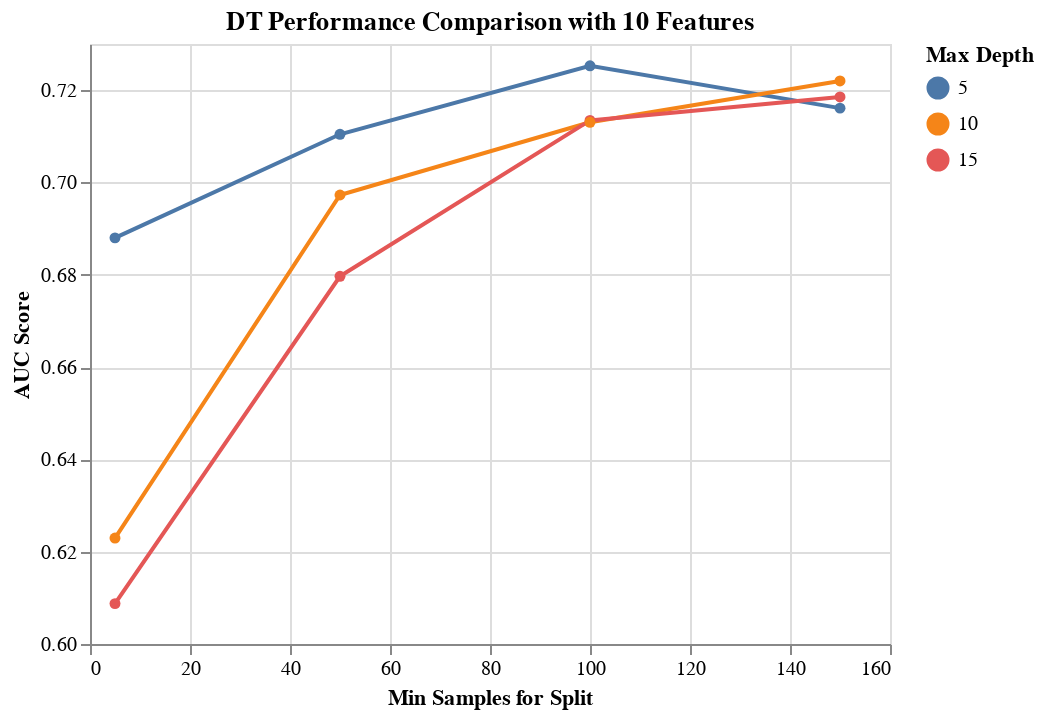

Notebook code cell kept with this figure:
### Markdown cell above
Deicision Tree classifier after Cross validation with AUC scoring metric gives the best score of 0.718 which is better than KNN but does not beat NB classifier accuracy. We will continue to check for more classifiers. Visulaization of DT classifier is shown below.

### Code cell
results_DT = get_search_results(gs_pipe_DT)

results_DT_10_features = results_DT[results_DT['rfi_fs__n_features_'] == 10.0]

alt.Chart(results_DT_10_features, 
          title='DT Performance Comparison with 10 Features'
         ).mark_line(point=True).encode(
    alt.X('dt__min_samples_split', title='Min Samples for Split'),
    alt.Y('mean_score', title='AUC Score', scale=alt.Scale(zero=False)),
    alt.Color('dt__max_depth:N', title='Max Depth')
)

### Figure 1 — Vega-Lite specification as saved in the notebook (floating-point values rounded to 4 significant figures)
{"config": {"view": {"continuousWidth": 400, "continuousHeight": 300}}, "data": {"name": "data-391800ca9400aa6a038f253bcc9d5145"}, "mark": {"type": "line", "point": true}, "encoding": {"color": {"type": "nominal", "field": "dt__max_depth", "title": "Max Depth"}, "x": {"type": "quantitative", "field": "dt__min_samples_split", "title": "Min Samples for Split"}, "y": {"type": "quantitative", "field": "mean_score", "scale": {"zero": false}, "title": "AUC Score"}}, "title": "DT Performance Comparison with 10 Features", "$schema": "https://vega.github.io/schema/vega-lite/v4.8.1.json", "datasets": {"data-391800ca9400aa6a038f253bcc9d5145": [{"mean_score": 0.7253, "std_score": 0.02679, "max_score": 0.7561, "min_score": 0.6922, "dt__max_depth": 5.0, "dt__min_samples_split": 100.0, "rfi_fs__n_features_": 10.0}, {"mean_score": 0.722, "std_score": 0.03476, "max_score": 0.7669, "min_score": 0.6658, "dt__max_depth": 10.0, "dt__min_samples_split": 150.0, "rfi_fs__n_features_": 10.0}, {"mean_score": 0.7185, "std_score": 0.03088, "max_score": 0.7504, "min_score": 0.6658, "dt__max_depth": 15.0, "dt__min_samples_split": 150.0, "rfi_fs__n_features_": 10.0}, {"mean_score": 0.7161, "std_score": 0.03621, "max_score": 0.7669, "min_score": 0.6658, "dt__max_depth": 5.0, "dt__min_samples_split": 150.0, "rfi_fs__n_features_": 10.0}, {"mean_score": 0.7134, "std_score": 0.03057, "max_score": 0.7566, "min_score": 0.6755, "dt__max_depth": 15.0, "dt__min_samples_split": 100.0, "rfi_fs__n_features_": 10.0}, {"mean_score": 0.713, "std_score": 0.02476, "max_score": 0.7415, "min_score": 0.6755, "dt__max_depth": 10.0, "dt__min_samples_split": 100.0, "rfi_fs__n_features_": 10.0}, {"mean_score": 0.7104, "std_score": 0.01594, "max_score": 0.7392, "min_score": 0.6909, "dt__max_depth": 5.0, "dt__min_samples_split": 50.0, "rfi_fs__n_features_": 10.0}, {"mean_score": 0.6973, "std_score": 0.03539, "max_score": 0.7514, "min_score": 0.642, "dt__max_depth": 10.0, "dt__min_samples_split": 50.0, "rfi_fs__n_features_": 10.0}, {"mean_score": 0.688, "std_score": 0.02861, "max_score": 0.7354, "min_score": 0.6509, "dt__max_depth": 5.0, "dt__min_samples_split": 5.0, "rfi_fs__n_features_": 10.0}, {"mean_score": 0.6797, "std_score": 0.03512, "max_score": 0.7175, "min_score": 0.6321, "dt__max_depth": 15.0, "dt__min_samples_split": 50.0, "rfi_fs__n_features_": 10.0}, {"mean_score": 0.623, "std_score": 0.02094, "max_score": 0.6481, "min_score": 0.5893, "dt__max_depth": 10.0, "dt__min_samples_split": 5.0, "rfi_fs__n_features_": 10.0}, {"mean_score": 0.6088, "std_score": 0.03227, "max_score": 0.671, "min_score": 0.5848, "dt__max_depth": 15.0, "dt__min_samples_split": 5.0, "rfi_fs__n_features_": 10.0}]}}
